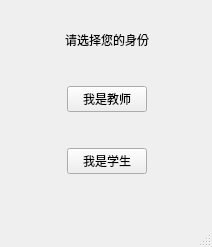
<?xml version="1.0" encoding="UTF-8"?>
<ui version="4.0">
 <class>Client</class>
 <widget class="QMainWindow" name="Client">
  <property name="geometry">
   <rect>
    <x>0</x>
    <y>0</y>
    <width>212</width>
    <height>247</height>
   </rect>
  </property>
  <property name="windowTitle">
   <string>微课堂Beta1.0.0</string>
  </property>
  <widget class="QWidget" name="centralwidget">
   <widget class="QWidget" name="">
    <property name="geometry">
     <rect>
      <x>20</x>
      <y>30</y>
      <width>174</width>
      <height>144</height>
     </rect>
    </property>
    <layout class="QVBoxLayout" name="verticalLayout_2">
     <item>
      <layout class="QHBoxLayout" name="horizontalLayout_3">
       <item>
        <spacer name="horizontalSpacer_5">
         <property name="orientation">
          <enum>Qt::Horizontal</enum>
         </property>
         <property name="sizeHint" stdset="0">
          <size>
           <width>40</width>
           <height>20</height>
          </size>
         </property>
        </spacer>
       </item>
       <item>
        <widget class="QLabel" name="label">
         <property name="text">
          <string>请选择您的身份</string>
         </property>
        </widget>
       </item>
       <item>
        <spacer name="horizontalSpacer_6">
         <property name="orientation">
          <enum>Qt::Horizontal</enum>
         </property>
         <property name="sizeHint" stdset="0">
          <size>
           <width>40</width>
           <height>20</height>
          </size>
         </property>
        </spacer>
       </item>
      </layout>
     </item>
     <item>
      <spacer name="verticalSpacer">
       <property name="orientation">
        <enum>Qt::Vertical</enum>
       </property>
       <property name="sizeHint" stdset="0">
        <size>
         <width>17</width>
         <height>28</height>
        </size>
       </property>
      </spacer>
     </item>
     <item>
      <layout class="QHBoxLayout" name="horizontalLayout">
       <item>
        <spacer name="horizontalSpacer">
         <property name="orientation">
          <enum>Qt::Horizontal</enum>
         </property>
         <property name="sizeHint" stdset="0">
          <size>
           <width>40</width>
           <height>20</height>
          </size>
         </property>
        </spacer>
       </item>
       <item>
        <widget class="QPushButton" name="teacher">
         <property name="text">
          <string>我是教师</string>
         </property>
        </widget>
       </item>
       <item>
        <spacer name="horizontalSpacer_2">
         <property name="orientation">
          <enum>Qt::Horizontal</enum>
         </property>
         <property name="sizeHint" stdset="0">
          <size>
           <width>40</width>
           <height>20</height>
          </size>
         </property>
        </spacer>
       </item>
      </layout>
     </item>
     <item>
      <spacer name="verticalSpacer_2">
       <property name="orientation">
        <enum>Qt::Vertical</enum>
       </property>
       <property name="sizeHint" stdset="0">
        <size>
         <width>17</width>
         <height>28</height>
        </size>
       </property>
      </spacer>
     </item>
     <item>
      <layout class="QHBoxLayout" name="horizontalLayout_2">
       <item>
        <spacer name="horizontalSpacer_3">
         <property name="orientation">
          <enum>Qt::Horizontal</enum>
         </property>
         <property name="sizeHint" stdset="0">
          <size>
           <width>40</width>
           <height>20</height>
          </size>
         </property>
        </spacer>
       </item>
       <item>
        <widget class="QPushButton" name="student">
         <property name="text">
          <string>我是学生</string>
         </property>
        </widget>
       </item>
       <item>
        <spacer name="horizontalSpacer_4">
         <property name="orientation">
          <enum>Qt::Horizontal</enum>
         </property>
         <property name="sizeHint" stdset="0">
          <size>
           <width>40</width>
           <height>20</height>
          </size>
         </property>
        </spacer>
       </item>
      </layout>
     </item>
    </layout>
   </widget>
  </widget>
  <widget class="QMenuBar" name="menubar">
   <property name="geometry">
    <rect>
     <x>0</x>
     <y>0</y>
     <width>212</width>
     <height>18</height>
    </rect>
   </property>
  </widget>
  <widget class="QStatusBar" name="statusbar"/>
 </widget>
 <resources/>
 <connections/>
</ui>
